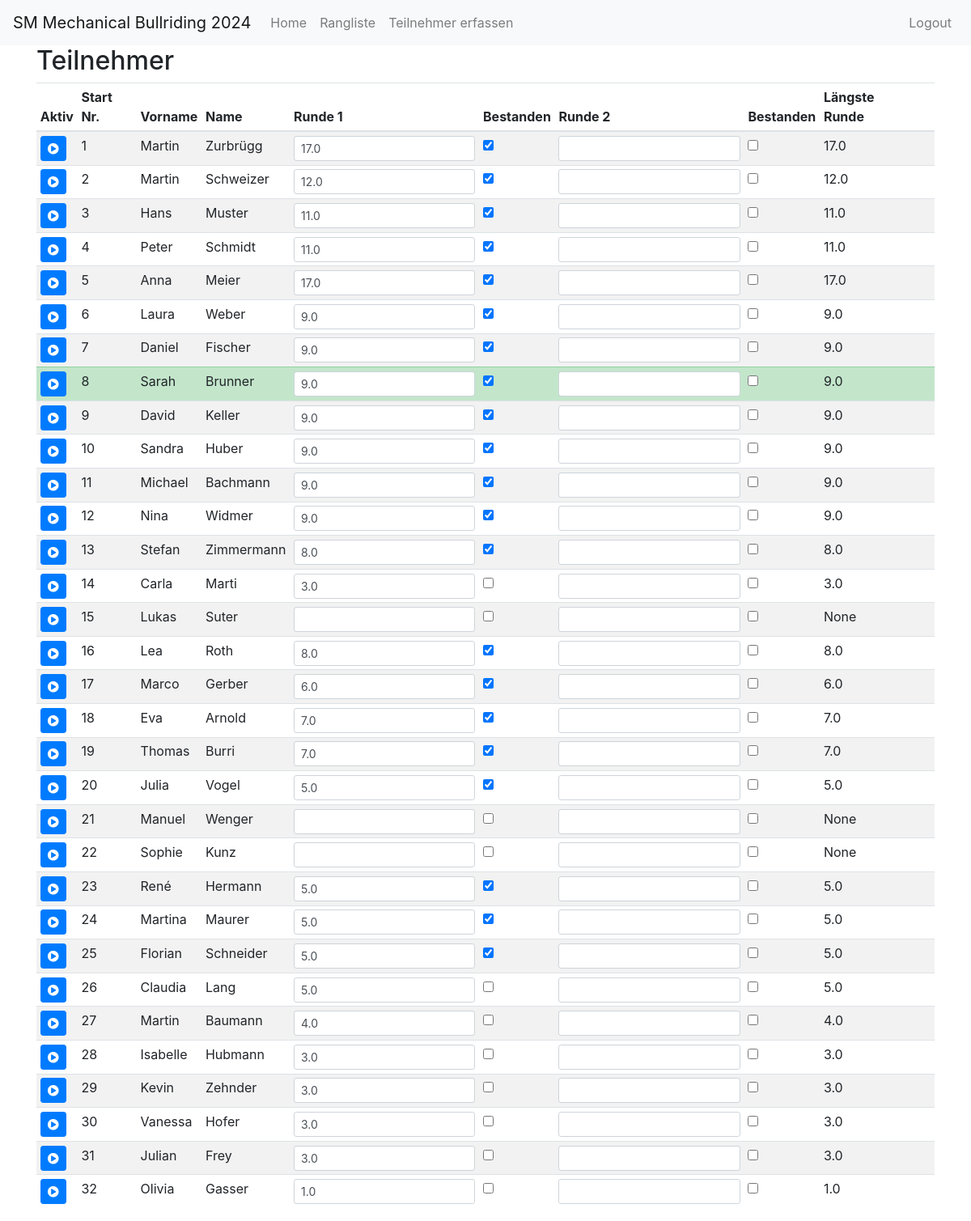
The app's page /index (signed in) with its own data.
### app/models.py (models this page shows)
class Participant(db.Model):
    id = db.Column(db.Integer, primary_key=True)
    active = db.Column(db.Boolean, default=False)
    start_nr = db.Column(db.Integer, nullable=True, unique=True)
    first_name = db.Column(db.String(64), nullable=False)
    last_name = db.Column(db.String(64), nullable=False)
    address = db.Column(db.String(128), nullable=False)
    postal_code = db.Column(db.String(10), nullable=False)
    city = db.Column(db.String(64), nullable=False)
    email = db.Column(db.String(120), nullable=True)
    phone = db.Column(db.String(20), nullable=True)
    time1 = db.Column(db.Float, nullable=True)
    time2 = db.Column(db.Float, nullable=True)
    time3 = db.Column(db.Float, nullable=True)
    time4 = db.Column(db.Float, nullable=True)
    time5 = db.Column(db.Float, nullable=True)
    time6 = db.Column(db.Float, nullable=True)
    round1_passed = db.Column(db.Boolean, default=False)
    round2_passed = db.Column(db.Boolean, default=False)
    round3_passed = db.Column(db.Boolean, default=False)
    round4_passed = db.Column(db.Boolean, default=False)
    round5_passed = db.Column(db.Boolean, default=False)
    @property
    def longest_time(self):
        times = [t for t in [self.time1, self.time2, self.time3, self.time4, self.time5] if t is not None]
        return max(times) if times else None

### app/routes.py (the view)
@bp.route('/')
@bp.route('/index')
@login_required
def index():
    participants = Participant.query.all() if current_user.is_authenticated else []
    participants.sort(key=lambda p: p.start_nr if p.start_nr is not None else 0)  # Sortierung nach Startnummer
    if participants is None:
        flash('Keine Teilnemer gefunden')
        form = ParticipantForm()
        return render_template('participant.html', title='Add Participant', form=form)
    current_round = request.args.get('current_round', default=None, type=int)
    if current_round is None:
        current_round = get_current_round(participants)
    return render_template(
        'index.html',
        title='Home',
        participants=participants,
        round1_passed=check_round_passed(participants, 1),
        round2_passed=check_round_passed(participants, 2),
        round3_passed=check_round_passed(participants, 3),
        round4_passed=check_round_passed(participants, 4),
        round5_passed=check_round_passed(participants, 5),
        current_round=current_round
    )

### app/models.py (called while the page is built)
@login.user_loader
def load_user(id):
    return User.query.get(int(id))

### app/routes.py (called while the page is built)
def check_round_passed(participants, round_number):
    if round_number == 1:
        return any(participant.round1_passed for participant in participants)
    elif round_number == 2:
        return any(participant.round2_passed for participant in participants)
    elif round_number == 3:
        return any(participant.round3_passed for participant in participants)
    elif round_number == 4:
        return any(participant.round4_passed for participant in participants)
    elif round_number == 5:
        return any(participant.round5_passed for participant in participants)
    return False

def get_current_round(participants):
    if not check_round_passed(participants, 1):
        return 1
    elif not check_round_passed(participants, 2):
        return 2
    elif not check_round_passed(participants, 3):
        return 3
    elif not check_round_passed(participants, 4):
        return 4
    elif not check_round_passed(participants, 5):
        return 5
    else:
        return 6

### app/templates/index.html (shortened to what this page needs)
{% extends "base.html" %}
{% block content %}
  {% if current_user.is_authenticated %}
  <h2>Teilnehmer</h2>
  <form method="POST" action="{{ url_for('main.update_times_bulk') }}" class="update-form">
    <table class="table table-striped table-sm">
      <thead>
        <tr>
          <th>Aktiv</th>
          <th>Start Nr.</th>
          <th>Vorname</th>
          <th>Name</th>
          <th>Runde 1</th>
          <th>Bestanden</th>
          {% if current_round > 1 %}
            <th>Runde 2</th>
            <th>Bestanden</th>
          {% endif %}
          <th>Längste Runde</th>
          <th></th>
          <th></th>
        </tr>
      </thead>
      <tbody>
        {% for participant in participants %}
          <tr class="{% if participant.active %}table-success{% endif %}">
            <td>
              <form method="POST" action="{{ url_for('main.set_active', id=participant.id) }}">
                <button type="submit" class="btn btn-primary btn-sm">
                  <i class="fas fa-play-circle"></i>
                </button>
              </form>
            </td>
            <td>{{ participant.start_nr }}</td>
            <td>{{ participant.first_name }}</td>
            <td>{{ participant.last_name }}</td>
            <td>
              <input type="text" name="time1_{{ participant.id }}" value="{{ participant.time1 or '' }}" class="form-control form-control-sm" onkeydown="submitAndFocusNext(event, this)">
            </td>
            <td>
              <input type="checkbox" name="round1_passed_{{ participant.id }}" {% if participant.round1_passed %}checked{% endif %} onclick="submitCheckbox(this)">
            </td>
            {% if current_round > 1 %}
              <td>
                <input type="text" name="time2_{{ participant.id }}" value="{{ participant.time2 or '' }}" class="form-control form-control-sm" onkeydown="submitAndFocusNext(event, this)">
              </td>
              <td>
                <input type="checkbox" name="round2_passed_{{ participant.id }}" {% if participant.round2_passed %}checked{% endif %} onclick="submitCheckbox(this)">
              </td>
            {% endif %}
            <td>{{ participant.longest_time }}</td>
            <td></td>
            <td></td>
          </tr>
        {% endfor %}
      </tbody>
    </table>
  </form>
  {% else %}
    <p>Please Login!</p>
  {% endif %}
{% endblock %}

### app/templates/base.html (shortened to what this page needs)
<!doctype html>
<html lang="en">
  <head>
    <link href="https://stackpath.bootstrapcdn.com/bootstrap/4.5.2/css/bootstrap.min.css" rel="stylesheet">
    <link href="https://cdnjs.cloudflare.com/ajax/libs/font-awesome/5.15.1/css/all.min.css" rel="stylesheet">
  </head>
  <body>
    <nav class="navbar navbar-expand-md navbar-light bg-light">
      <a class="navbar-brand" href="{{ url_for('main.index') }}">SM Mechanical Bullriding 2024</a>
      <div class="collapse navbar-collapse" id="navbarCollapse">
        <ul class="navbar-nav mr-auto">
          <li class="nav-item">
            <a class="nav-link" href="{{ url_for('main.index') }}">Home</a>
          </li>
          <li class="nav-item">
            <a class="nav-link" href="{{ url_for('main.ranking') }}">Rangliste</a>
          </li>
          {% if current_user.is_authenticated %}
            <li class="nav-item">
              <a class="nav-link" href="{{ url_for('main.participant') }}">Teilnehmer erfassen</a>
            </li>
          {% endif %}
        </ul>
        <ul class="navbar-nav ml-auto">
          {% if current_user.is_authenticated %}
            <li class="nav-item">
              <a class="nav-link" href="{{ url_for('main.logout') }}">Logout</a>
            </li>
          {% else %}
            <li class="nav-item">
              <a class="nav-link" href="{{ url_for('main.login') }}">Login</a>
            </li>
          {% endif %}
        </ul>
      </div>
    </nav>
    <div class="container">
      {% block content %}{% endblock %}
    </div>
  </body>
</html>

### records on screen
Participant: start_nr "1", first_name "Martin", last_name "Zurbrügg", time1 "17.0", round1_passed "☑", longest_time "17.0"
Participant: start_nr "2", first_name "Martin", last_name "Schweizer", time1 "12.0", round1_passed "☑", longest_time "12.0"
Participant: start_nr "3", first_name "Hans", last_name "Muster", time1 "11.0", round1_passed "☑", longest_time "11.0"
Participant: start_nr "4", first_name "Peter", last_name "Schmidt", time1 "11.0", round1_passed "☑", longest_time "11.0"
Participant: start_nr "5", first_name "Anna", last_name "Meier", time1 "17.0", round1_passed "☑", longest_time "17.0"
Participant: start_nr "6", first_name "Laura", last_name "Weber", time1 "9.0", round1_passed "☑", longest_time "9.0"
Participant: start_nr "7", first_name "Daniel", last_name "Fischer", time1 "9.0", round1_passed "☑", longest_time "9.0"
Participant: start_nr "8", first_name "Sarah", last_name "Brunner", time1 "9.0", round1_passed "☑", longest_time "9.0"
Participant: start_nr "9", first_name "David", last_name "Keller", time1 "9.0", round1_passed "☑", longest_time "9.0"
Participant: start_nr "10", first_name "Sandra", last_name "Huber", time1 "9.0", round1_passed "☑", longest_time "9.0"
Participant: start_nr "11", first_name "Michael", last_name "Bachmann", time1 "9.0", round1_passed "☑", longest_time "9.0"
Participant: start_nr "12", first_name "Nina", last_name "Widmer", time1 "9.0", round1_passed "☑", longest_time "9.0"
Participant: start_nr "13", first_name "Stefan", last_name "Zimmermann", time1 "8.0", round1_passed "☑", longest_time "8.0"
Participant: start_nr "14", first_name "Carla", last_name "Marti", time1 "3.0", longest_time "3.0"
Participant: start_nr "15", first_name "Lukas", last_name "Suter", longest_time "None"
Participant: start_nr "16", first_name "Lea", last_name "Roth", time1 "8.0", round1_passed "☑", longest_time "8.0"
Participant: start_nr "17", first_name "Marco", last_name "Gerber", time1 "6.0", round1_passed "☑", longest_time "6.0"
Participant: start_nr "18", first_name "Eva", last_name "Arnold", time1 "7.0", round1_passed "☑", longest_time "7.0"
Participant: start_nr "19", first_name "Thomas", last_name "Burri", time1 "7.0", round1_passed "☑", longest_time "7.0"
Participant: start_nr "20", first_name "Julia", last_name "Vogel", time1 "5.0", round1_passed "☑", longest_time "5.0"
Participant: start_nr "21", first_name "Manuel", last_name "Wenger", longest_time "None"
Participant: start_nr "22", first_name "Sophie", last_name "Kunz", longest_time "None"
Participant: start_nr "23", first_name "René", last_name "Hermann", time1 "5.0", round1_passed "☑", longest_time "5.0"
Participant: start_nr "24", first_name "Martina", last_name "Maurer", time1 "5.0", round1_passed "☑", longest_time "5.0"
Participant: start_nr "25", first_name "Florian", last_name "Schneider", time1 "5.0", round1_passed "☑", longest_time "5.0"
Participant: start_nr "26", first_name "Claudia", last_name "Lang", time1 "5.0", longest_time "5.0"
Participant: start_nr "27", first_name "Martin", last_name "Baumann", time1 "4.0", longest_time "4.0"
Participant: start_nr "28", first_name "Isabelle", last_name "Hubmann", time1 "3.0", longest_time "3.0"
Participant: start_nr "29", first_name "Kevin", last_name "Zehnder", time1 "3.0", longest_time "3.0"
Participant: start_nr "30", first_name "Vanessa", last_name "Hofer", time1 "3.0", longest_time "3.0"
Participant: start_nr "31", first_name "Julian", last_name "Frey", time1 "3.0", longest_time "3.0"
Participant: start_nr "32", first_name "Olivia", last_name "Gasser", time1 "1.0", longest_time "1.0"
